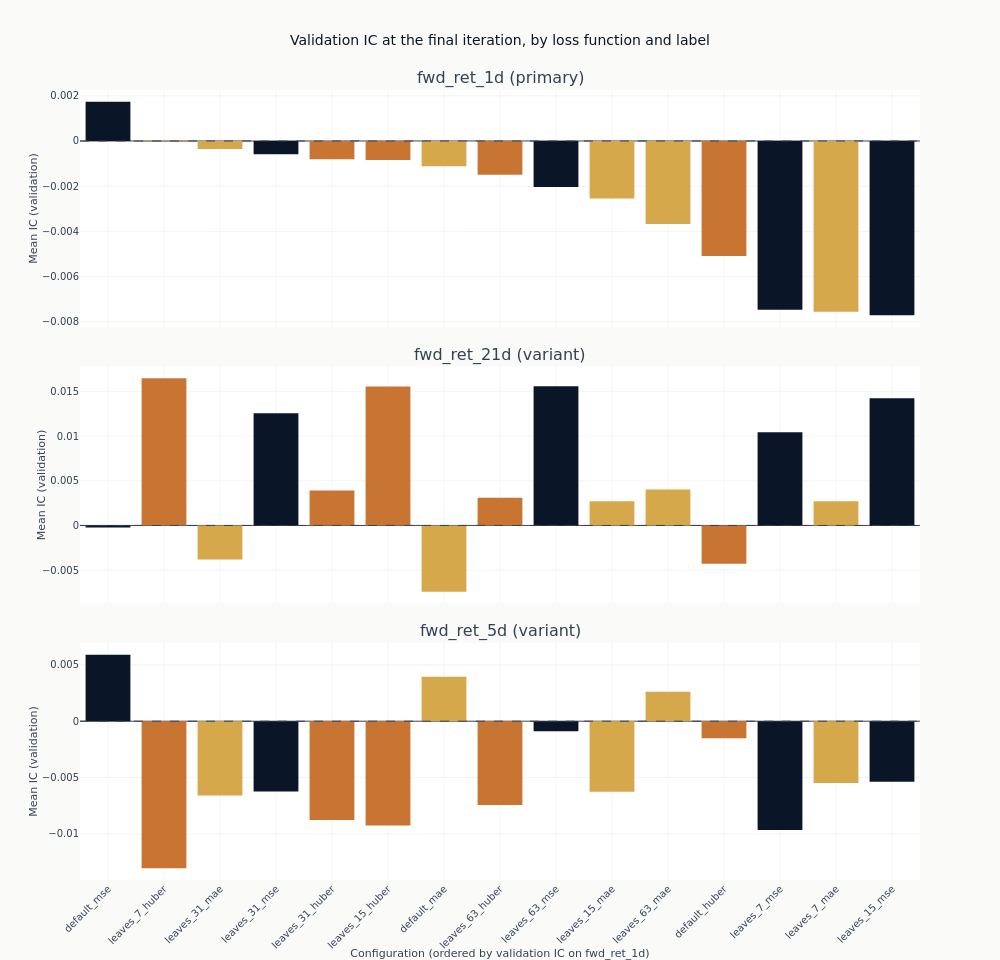

The notebook cell this image was saved under:
### Markdown cell above
### Comparing every configuration at the same training length

The curves are coloured by objective because that is the axis with a mechanism behind it. If
heavy tails are steering the squared-error fits, the three colours should separate, and they
should separate more as trees are added, since each additional tree is fitted to the residuals
the previous ones left.

The chart below drops the checkpoint dimension by taking each configuration's final state, so
every configuration is compared at the same amount of training. That is the comparison that does
not require choosing anything after the fact.

### Code cell
final = (
    catalog.filter(pl.col("checkpoint_value") == pl.col("checkpoint_value").max().over("label"))
    .filter("full_coverage")
    .with_columns(objective=pl.col("config_name").map_elements(objective_of, return_dtype=pl.Utf8))
    .sort(["label", "ic_mean"], descending=[False, True])
)
final_iteration = int(final.get_column("checkpoint_value").max())
config_order = (
    final.filter(pl.col("label") == order_label)
    .sort("ic_mean", descending=True)
    .get_column("config_name")
    .to_list()
)

fig_obj = make_subplots(
    rows=len(panel_labels),
    cols=1,
    shared_xaxes=True,
    vertical_spacing=0.05,
    subplot_titles=[
        f"{label} ({'primary' if label == primary else 'variant'})" for label in panel_labels
    ],
)
for row, label in enumerate(panel_labels, start=1):
    panel = final.filter(pl.col("label") == label)
    fig_obj.add_trace(
        go.Bar(
            x=panel.get_column("config_name").to_list(),
            y=panel.get_column("ic_mean").to_list(),
            marker_color=[objectives[value] for value in panel.get_column("objective")],
        ),
        row=row,
        col=1,
    )
    fig_obj.add_hline(
        y=0, line_width=1, line_dash="dash", line_color=COLORS["neutral"], row=row, col=1
    )
    fig_obj.update_yaxes(title_text="Mean IC (validation)", row=row, col=1)
fig_obj.update_xaxes(
    categoryorder="array",
    categoryarray=config_order,
    tickangle=-45,
    title_text=f"Configuration (ordered by validation IC on {order_label})",
    row=len(panel_labels),
    col=1,
)
fig_obj.update_layout(
    title="Validation IC at the final iteration, by loss function and label",
    height=320 * len(panel_labels),
    width=1000,
    showlegend=False,
    margin=dict(t=90),
)
show_plotly_with_alt(
    fig_obj,
    "Stacked bar charts of mean validation information coefficient at the final boosting "
    "iteration, one panel per label, coloured by loss function: blue for squared error, amber for "
    "absolute error, copper for Huber. The configurations are in the same order in each panel, "
    f"that order being their ranking on {order_label}, and each panel carries a dashed zero "
    "line. In the one-day panel two amber absolute-error bars clear the line and the other "
    "thirteen hang below it, with the blue squared-error bars longest and grouped at the right of "
    "the order. The 21-day panel puts five bars above the line, three copper Huber, one amber and "
    "one blue. The five-day panel puts two amber bars barely above it and everything else below, "
    "with one squared-error bar far longer than any other in the figure.",
)

### Figure 1 — Plotly figure (JSON) as saved in the notebook; plotly's stock layout.template omitted (floating-point values rounded to 4 significant figures)
{"data": [{"marker": {"color": ["#0a1628", "#C87533", "#D4A84B", "#0a1628", "#C87533", "#C87533", "#D4A84B", "#C87533", "#0a1628", "#D4A84B", "#D4A84B", "#C87533", "#0a1628", "#D4A84B", "#0a1628"]}, "type": "bar", "x": ["default_mse", "leaves_7_huber", "leaves_31_mae", "leaves_31_mse", "leaves_31_huber", "leaves_15_huber", "default_mae", "leaves_63_huber", "leaves_63_mse", "leaves_15_mae", "leaves_63_mae", "default_huber", "leaves_7_mse", "leaves_7_mae", "leaves_15_mse"], "xaxis": "x", "y": [0.001732, -1.954e-05, -0.0003512, -0.0005841, -0.0008094, -0.0008445, -0.001121, -0.001492, -0.002036, -0.002549, -0.003679, -0.005091, -0.007471, -0.007555, -0.007708], "yaxis": "y"}, {"marker": {"color": ["#C87533", "#0a1628", "#C87533", "#0a1628", "#0a1628", "#0a1628", "#D4A84B", "#C87533", "#C87533", "#D4A84B", "#D4A84B", "#0a1628", "#D4A84B", "#C87533", "#D4A84B"]}, "type": "bar", "x": ["leaves_7_huber", "leaves_63_mse", "leaves_15_huber", "leaves_15_mse", "leaves_31_mse", "leaves_7_mse", "leaves_63_mae", "leaves_31_huber", "leaves_63_huber", "leaves_15_mae", "leaves_7_mae", "default_mse", "leaves_31_mae", "default_huber", "default_mae"], "xaxis": "x2", "y": [0.01645, 0.01556, 0.01554, 0.01421, 0.01254, 0.01044, 0.004026, 0.003921, 0.003108, 0.002719, 0.00271, -0.0002189, -0.003814, -0.004292, -0.007405], "yaxis": "y2"}, {"marker": {"color": ["#0a1628", "#D4A84B", "#D4A84B", "#0a1628", "#C87533", "#0a1628", "#D4A84B", "#0a1628", "#D4A84B", "#D4A84B", "#C87533", "#C87533", "#C87533", "#0a1628", "#C87533"]}, "type": "bar", "x": ["default_mse", "default_mae", "leaves_63_mae", "leaves_63_mse", "default_huber", "leaves_15_mse", "leaves_7_mae", "leaves_31_mse", "leaves_15_mae", "leaves_31_mae", "leaves_63_huber", "leaves_31_huber", "leaves_15_huber", "leaves_7_mse", "leaves_7_huber"], "xaxis": "x3", "y": [0.005894, 0.003958, 0.002613, -0.0008863, -0.001507, -0.005369, -0.005487, -0.006241, -0.006276, -0.006597, -0.00744, -0.008768, -0.009266, -0.009673, -0.01305], "yaxis": "y3"}], "layout": {"annotations": [{"font": {"size": 16}, "showarrow": false, "text": "fwd_ret_1d (primary)", "x": 0.5, "xanchor": "center", "xref": "paper", "y": 1.0, "yanchor": "bottom", "yref": "paper"}, {"font": {"size": 16}, "showarrow": false, "text": "fwd_ret_21d (variant)", "x": 0.5, "xanchor": "center", "xref": "paper", "y": 0.65, "yanchor": "bottom", "yref": "paper"}, {"font": {"size": 16}, "showarrow": false, "text": "fwd_ret_5d (variant)", "x": 0.5, "xanchor": "center", "xref": "paper", "y": 0.3, "yanchor": "bottom", "yref": "paper"}], "height": 960, "margin": {"t": 90}, "shapes": [{"line": {"color": "#334155", "dash": "dash", "width": 1}, "type": "line", "x0": 0, "x1": 1, "xref": "x domain", "y0": 0, "y1": 0, "yref": "y"}, {"line": {"color": "#334155", "dash": "dash", "width": 1}, "type": "line", "x0": 0, "x1": 1, "xref": "x2 domain", "y0": 0, "y1": 0, "yref": "y2"}, {"line": {"color": "#334155", "dash": "dash", "width": 1}, "type": "line", "x0": 0, "x1": 1, "xref": "x3 domain", "y0": 0, "y1": 0, "yref": "y3"}], "showlegend": false, "title": {"text": "Validation IC at the final iteration, by loss function and label"}, "width": 1000, "xaxis": {"anchor": "y", "domain": [0.0, 1.0], "matches": "x3", "showticklabels": false}, "xaxis2": {"anchor": "y2", "domain": [0.0, 1.0], "matches": "x3", "showticklabels": false}, "xaxis3": {"anchor": "y3", "categoryarray": ["default_mse", "leaves_7_huber", "leaves_31_mae", "leaves_31_mse", "leaves_31_huber", "leaves_15_huber", "default_mae", "leaves_63_huber", "leaves_63_mse", "leaves_15_mae", "leaves_63_mae", "default_huber", "leaves_7_mse", "leaves_7_mae", "leaves_15_mse"], "categoryorder": "array", "domain": [0.0, 1.0], "tickangle": -45, "title": {"text": "Configuration (ordered by validation IC on fwd_ret_1d)"}}, "yaxis": {"anchor": "x", "domain": [0.7, 1.0], "title": {"text": "Mean IC (validation)"}}, "yaxis2": {"anchor": "x2", "domain": [0.35, 0.65], "title": {"text": "Mean IC (validation)"}}, "yaxis3": {"anchor": "x3", "domain": [0.0, 0.3], "title": {"text": "Mean IC (validation)"}}}}
